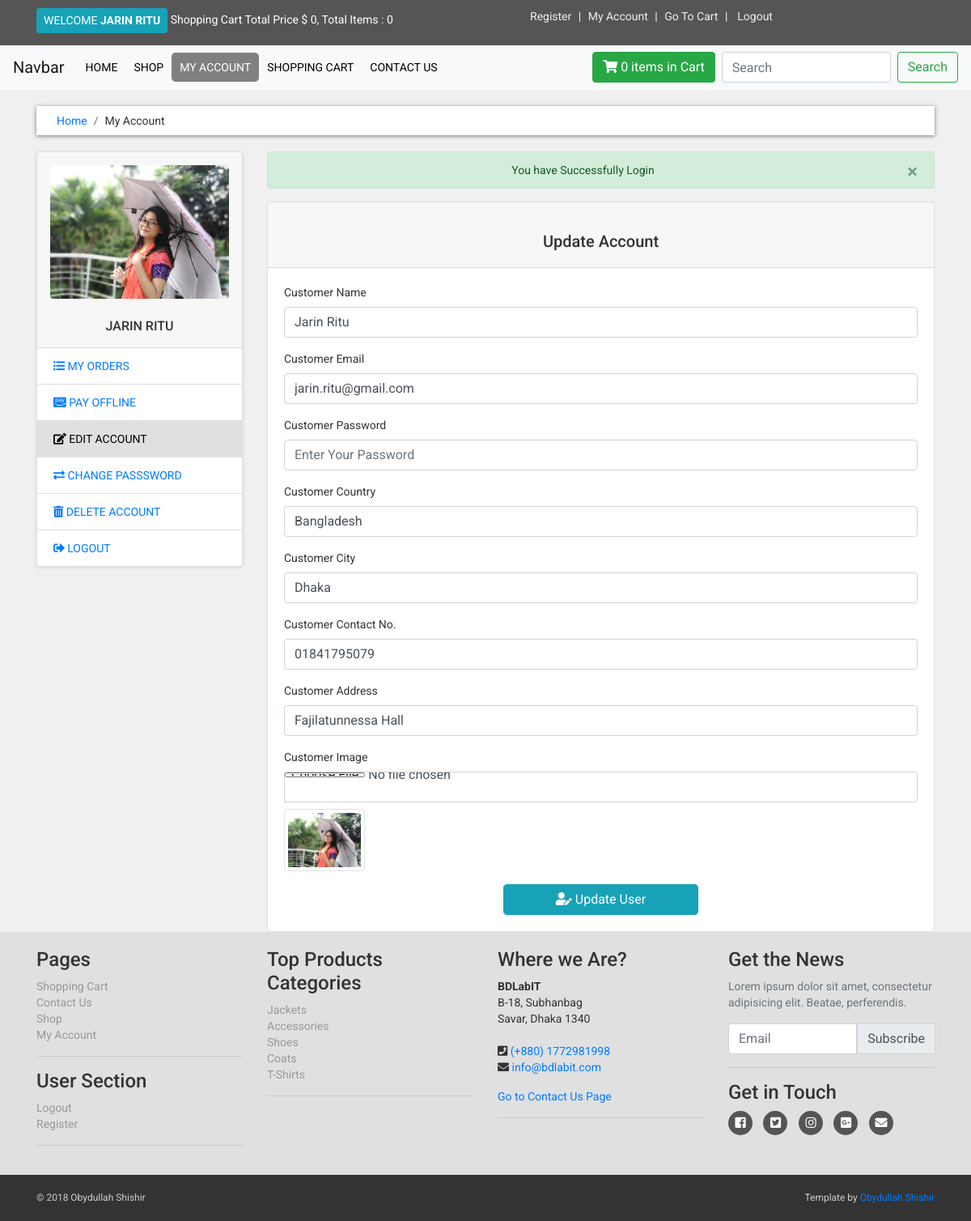
The app's page /customer/my_account.php?edit_account (signed in) with its own data.
### tables this page shows
CREATE TABLE `customers` (
  `customer_id` int(10) NOT NULL,
  `customer_name` varchar(255) NOT NULL,
  `customer_email` varchar(255) NOT NULL,
  `customer_pass` varchar(255) NOT NULL,
  `customer_country` varchar(100) NOT NULL,
  `customer_city` varchar(100) NOT NULL,
  `customer_contact` varchar(255) NOT NULL,
  `customer_address` text NOT NULL,
  `customer_image` text NOT NULL,
  `customer_ip` varchar(255) NOT NULL
);

### core/init.php (called while the page is built, shortened)
<?php ob_start();
include_once 'database/connection.php';
include_once 'classes/user.php';
global $pdo;
$getFromU = new User($pdo);
?>

### core/classes/user.php (called while the page is built, shortened)
<?php
	class User {
    protected $pdo;
    public function __construct($pdo)
    {
      $this->pdo = $pdo;
    }
    public function view_customer_by_email($customer_email)
    {
      $sql = "SELECT * FROM customers WHERE customer_email = :customer_email";
      $stmt = $this->pdo->prepare($sql);
      $stmt->bindParam(":customer_email", $customer_email);
      $stmt->execute();
      return $stmt->fetch();
    }
    public function count_product_by_ip($ip_add)
    {
      $sql = "SELECT * FROM cart WHERE ip_add = :ip_add";
      $stmt = $this->pdo->prepare($sql);
      $stmt->bindParam(":ip_add", $ip_add);
      $stmt->execute();
      $stmt->fetch();
      $count = $stmt->rowCount();
      return $count;
    }
}
?>

### customer/includes/edit_account.php (the view, shortened to what this page needs)
<?php
	$customer_session = $_SESSION['customer_email'];
	$get_customer = $getFromU->view_customer_by_email($customer_session);
	$customer_name = $get_customer->customer_name;
	$customer_email = $get_customer->customer_email;
	$customer_country = $get_customer->customer_country;
	$customer_city = $get_customer->customer_city;
	$customer_contact = $get_customer->customer_contact;
	$customer_address = $get_customer->customer_address;
	$customer_image = $get_customer->customer_image;
?>
<div class="card">
	<div class="card-header text-center">
		<h5 class="mt-4">Update Account</h5>
	</div>
	<div class="card-body">
		<form method="post" enctype="multipart/form-data" class="needs-validation" novalidate>
			<div class="form-row">
				<div class="col-12 mb-3">
					<label for="validationCustom03">Customer Name</label>
					<input type="text" name="c_name" value="<?php echo $customer_name; ?>" class="form-control" id="validationCustom03" placeholder="Enter Your Name" required>
				</div>
			</div>
			<div class="form-row">
				<div class="col-12 mb-3">
					<label for="validationCustom03">Customer Email</label>
					<input type="email" name="c_email" value="<?php echo $customer_email; ?>" class="form-control" id="validationCustom03" placeholder="Enter Your Email" required>
				</div>
			</div>
			<div class="form-row">
				<div class="col-12 mb-3">
					<label for="validationCustom03">Customer Password</label>
					<input type="password" name="c_password" class="form-control" id="validationCustom03" placeholder="Enter Your Password" required>
				</div>
			</div>
			<div class="form-row">
				<div class="col-12 mb-3">
					<label for="validationCustom03">Customer Country</label>
					<input type="text" name="c_country" value="<?php echo $customer_country; ?>" class="form-control" id="validationCustom03" placeholder="Enter Your Country" required>
				</div>
			</div>
			<div class="form-row">
				<div class="col-12 mb-3">
					<label for="validationCustom03">Customer City</label>
					<input type="text" name="c_city" value="<?php echo $customer_city; ?>" class="form-control" id="validationCustom03" placeholder="Enter Your City" required>
				</div>
			</div>
			<div class="form-row">
				<div class="col-12 mb-3">
					<label for="validationCustom03">Customer Contact No.</label>
					<input type="tel" name="c_mobile" value="<?php echo $customer_contact; ?>" class="form-control" id="validationCustom03" placeholder="Enter Your Mobile No" required>
				</div>
			</div>
			<div class="form-row">
				<div class="col-12 mb-3">
					<label for="validationCustom03">Customer Address</label>
					<input type="text" name="c_address" value="<?php echo $customer_address; ?>" class="form-control" id="validationCustom03" placeholder="Enter Your Address" required>
				</div>
			</div>
			<div class="form-row">
				<div class="col-12 mb-3">
					<label for="c_image">Customer Image</label>
					<input type="file" name="c_image" value="<?php echo $customer_image; ?>" class="form-control image_file" id="c_image" required>
					<img src="assets/customer_images/<?php echo $customer_image; ?>" class="img-fluid img-thumbnail mt-2" width="100" height="100">
				</div>
			</div>
			<div class="row">
				<div class="col-lg-4 offset-lg-4">
					<button class="btn btn-info form-control" type="submit" name="update"><i class="fas fa-user-edit"></i> Update User</button>
				</div>
			</div>
		</form>
	</div>
</div>

### customer/includes/header.php (shortened to what this page needs)
<?php require_once '../core/init.php'; ?>
<?php
	$ip_add = $getFromU->getRealUserIp();
	$total = 0;
?>
<!doctype html>
<html lang="en">
  <head>
    <link rel="stylesheet" href="https://stackpath.bootstrapcdn.com/bootstrap/4.1.3/css/bootstrap.min.css">
    <link rel="stylesheet" type="text/css" href="https://use.fontawesome.com/releases/v5.3.1/css/all.css">
    <link rel="stylesheet" type="text/css" href="assets/css/main.css">
  </head>
  <body>
		<div id="top">
			<div class="container">
				<div class="row">
					<div class="col-md-6 offer">
						<a href="customer/my_account.php" class="btn btn-info btn-sm">
							<?php
								if (!isset($_SESSION['customer_email'])) {
									echo 'Welcome : Guest';
								}else {
									$customer = $getFromU->view_customer_by_email($_SESSION['customer_email']);
									$customer_name = $customer->customer_name;
									echo "Welcome <strong class='text-uppercase'>$customer_name</strong>" ;
								}
							?>
						</a>
						<?php if (isset($_SESSION['customer_email'])): ?>
							<a href="#">Shopping Cart Total Price $ <?php echo $total; ?>, Total Items : <?php echo $getFromU->count_product_by_ip($ip_add); ?></a>
						<?php else: ?>
							<a href="#">Shopping Cart Total Price $ 0, Total Items : 0</a>
						<?php endif ?>
					</div>
					<div class="col-md-6">
						<ul class="menu">
							<li><a href="../customer_register.php">Register</a></li>
							<li><a href="../checkout.php">My Account</a></li>
							<li><a href="../cart.php">Go To Cart</a></li>
							<li>
								<?php if (!isset($_SESSION['customer_email'])): ?>
									<a href="../login.php">Login</a>
								<?php else: ?>
									<a href="../logout.php">Logout</a>
								<?php endif ?>
							</li>
						</ul>
					</div>
				</div>
			</div>
		</div>

### customer/includes/sidebar.php
<?php
  $customer_session = $_SESSION['customer_email'];
  $get_customer = $getFromU->view_customer_by_email($customer_session);
  $customer_name = $get_customer->customer_name;
  $customer_image = $get_customer->customer_image;
?>
<div class="card sidebar-menu mb-5 profile">
  <div class="card-header p-3">
    <img class="card-img-top img-fluid rounded" src="assets/customer_images/<?php echo $customer_image; ?>" alt="Card image cap">
    <h6 class="card-title text-center mt-4 mb-0"><?php echo $customer_name; ?></h6>
  </div>
  <ul class="list-group list-group-flush">
    <li class="list-group-item <?php if(isset($_GET['my_orders'])) { echo "active";} ?>"  >
      <a href="my_account.php?my_orders"><i class="fas fa-list-ul"></i> My Orders</a>
    </li>
    <li class="list-group-item <?php if(isset($_GET['pay_offline'])) { echo "active";} ?>">
      <a href="my_account.php?pay_offline"><i class="fab fa-cc-amazon-pay"></i> Pay Offline</a>
    </li>
    <li class="list-group-item <?php if(isset($_GET['edit_account'])) { echo "active";} ?>">
      <a href="my_account.php?edit_account"><i class="fas fa-edit"></i> Edit Account</a>
    </li>
      <li class="list-group-item <?php if(isset($_GET['change_pass'])) { echo "active";} ?>">
        <a href="my_account.php?change_pass"><i class="fas fa-exchange-alt"></i> Change Passsword</a>
    </li>
      <li class="list-group-item <?php if(isset($_GET['delete_account'])) { echo "active";} ?>">
        <a href="my_account.php?delete_account"><i class="fas fa-trash-alt"></i> Delete Account</a>
    </li>
      <li class="list-group-item">
        <a href="logout.php"><i class="fas fa-sign-out-alt"></i> Logout</a>
    </li>
  </ul>
</div>

### customer/assets/css/main.css (style rules this page uses)
body { font-family: 'Roboto', sans-serif; font-size: 14px; line-height: 1.42857143; color: #333333; background-color: #f0f0f0; overflow-x: hidden; }
#top { background: #555555; padding: 10px 0px; }
#top .offer { color: #fff; }
#top .offer .btn { text-transform: uppercase; }
#top a { color: #fff; }
#top ul > li { display: inline-block; }
#top ul > li a { color: #eeeeee; }
#top ul > li + li:before { content: "|\00a0"; padding: 0px 5px; color: #f7f7f7; }
.active { text-decoration: none; background-color: gray; color: white !important; }
#content .sidebar-menu { margin-bottom: 20px; text-transform: uppercase; box-shadow: 0 1px 5px rgba(0,0,0,0.1); }
.profile .active { background-color: #E0E0E0; border-color: #E0E0E0; }
.profile .active a { color: black !important; }
.image_file { padding-top: 0px; padding-left: 0px; line-height: 0px; border-bottom-left-radius: 0px; border-top-left-radius: 0px; }

### records on screen
customers: customer_name "JARIN RITU", customer_image (picture), c_name "Jarin Ritu", c_email "jarin.ritu@gmail.com", c_country "Bangladesh", c_city "Dhaka", c_mobile "01841795079", c_address "Fajilatunnessa Hall"

### other values on screen
$total "0"
$getFromU->count_product_by_ip($ip_add) "0"
$_SESSION['login_success_msg'] "You have Successfully Login"
